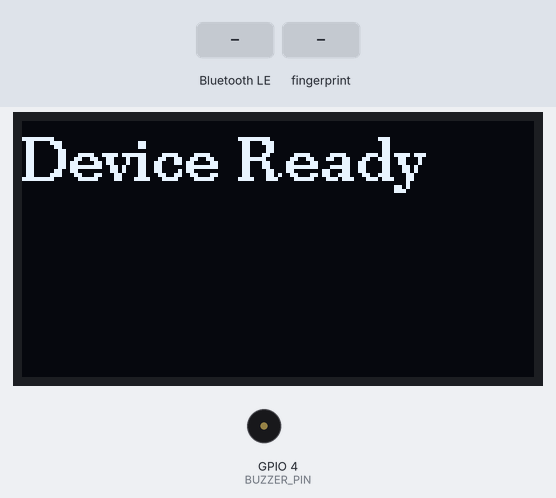
The sketch below on a simulated ESP32. On the bench: 128×64 one-colour display, buzzer (waves = sounding, pin HIGH). The inputs (shaded band) are chosen by the test bench. Nothing arrives over Bluetooth unless stated; a phone connects over Bluetooth LE 3 s after start; what the sketch prints to the serial monitor is not drawn.

Above: at 1.6 s.
5.2 s: Bluetooth LE write "check-user" received
At 8.0 s:
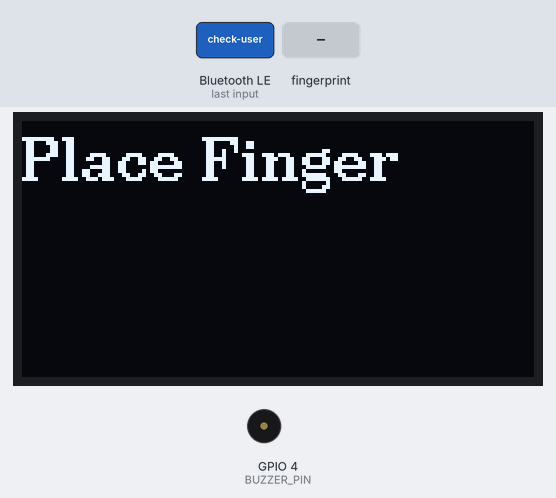
8.2 s: finger stored as number 1 placed on the sensor
At 10.5 s:
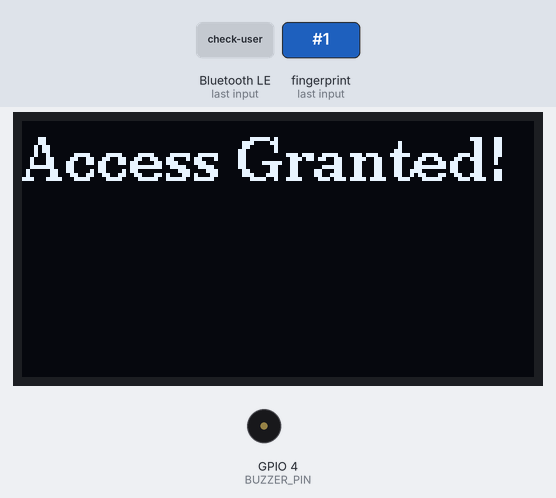
11.0 s: Bluetooth LE write "enroll-user" received
At 12.7 s:
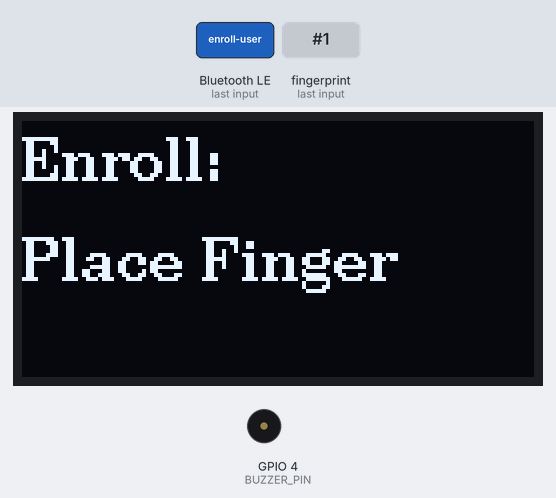
13.1 s: finger stored as number 1 placed on the sensor
At 14.7 s:
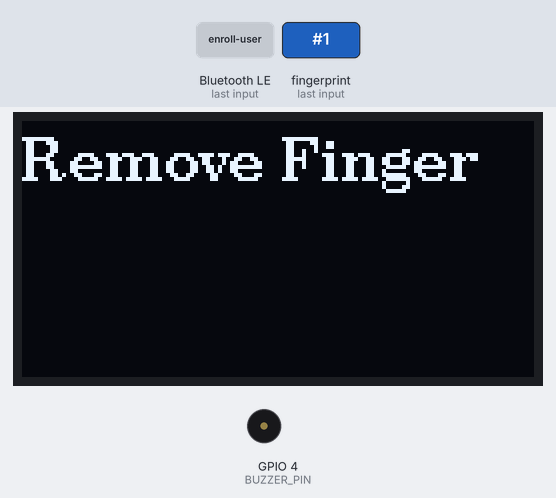
15.8 s: finger stored as number 1 placed on the sensor
At 18.5 s:
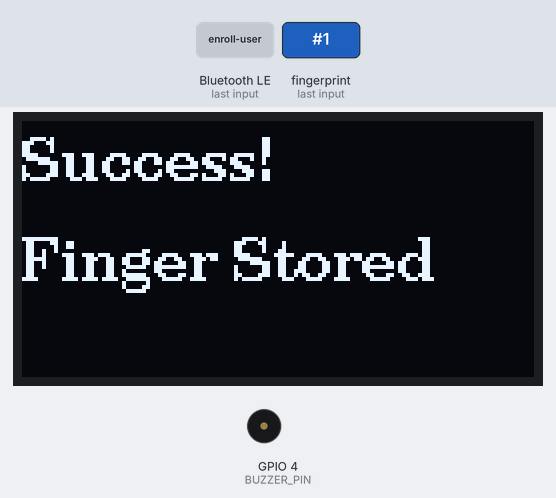
18.8 s: Bluetooth LE write "factory-reset" received
At 20.1 s:
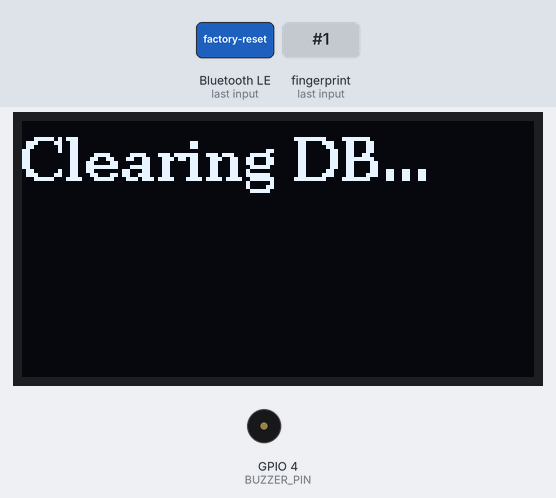
Timing chart, 0 to 21.8 s (numbered marks = the images above; inputs shaded):
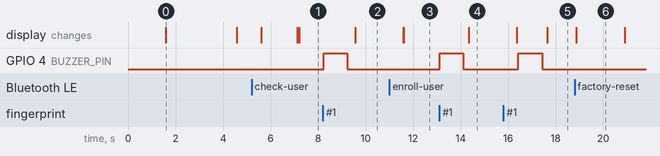

The sketch:

bluetooth-fingerscanner.ino
```cpp
// LIBRARIES for OLED ---
#include <Wire.h>
#include <U8g2lib.h>

// --- Original Libraries ---
#include <Adafruit_Fingerprint.h>
#include <BLEDevice.h>
#include <BLEServer.h>
#include <BLEUtils.h>
#include <BLE2902.h>

// --- Buzzer Pin Definition ---
#define BUZZER_PIN 4 // GPIO pin connected to the active buzzer

// --- OLED Display Initialization ---
// This constructor is for a 128x64 I2C OLED display.
// Make sure your connections are:
// GND -> GND, VCC -> 3.3V, SCL -> GPIO 22, SDA -> GPIO 21
U8G2_SSD1306_128X64_NONAME_F_HW_I2C u8g2(U8G2_R0, /* reset=*/ U8X8_PIN_NONE);


// --- Communication Protocol Definition (Enums are kept for readability) ---
enum StatusCode
{
  S_SUCCESS = 1,
  S_ERROR = 2,
  S_PROMPT = 3,
  S_FAILURE = 4,
  S_READY = 5
};
enum MessageCode
{
  M_DEVICE_READY = 1,
  M_PLACE_FINGER = 10,
  M_REMOVE_FINGER = 11,
  M_PLACE_AGAIN = 12,
  M_ACCESS_GRANTED = 20,
  M_FINGER_NOT_RECOGNIZED = 21,
  M_FINGERPRINT_STORED = 22,
  M_ENROLLING_NEW_USER = 23,
  M_ERR_UNKNOWN_COMMAND = 90,
  M_ERR_DEVICE_BUSY = 91,
  M_ERR_TIMEOUT = 92,
  M_ERR_IMAGE_PROCESS = 93,
  M_ERR_DB_FULL = 94,
  M_ERR_MISMATCH = 95,
  M_ERR_STORE_FAILED = 96,
  M_DATABASE_CLEARED = 30,
  M_ERR_DATABASE_CLEAR_FAILED = 97
};

// --- Peripherals and State (No changes) ---
#define FINGERPRINT_SERIAL Serial2
Adafruit_Fingerprint finger = Adafruit_Fingerprint(&FINGERPRINT_SERIAL);
#define SERVICE_UUID "4fafc201-1fb5-459e-8fcc-c5c9c331914b"
#define CHARACTERISTIC_UUID "beb5483e-36e1-4688-b7f5-ea07361b26a8"
BLEServer *pServer = NULL;
BLECharacteristic *pCharacteristic = NULL;
bool deviceConnected = false;
enum AppState
{
  IDLE,
  WAITING_FOR_CHECK,
  ENROLL_START,
  ENROLL_STEP_1,
  ENROLL_WAIT_FOR_REMOVE,
  ENROLL_STEP_2
};
AppState currentState = IDLE;
unsigned long operationStartTime = 0;
const long operationTimeout = 10000;
const long removeFingerDelay = 2000;
int enrollId = -1;

// --- Buzzer Helper Function ---
void triggerBeep() {
  digitalWrite(BUZZER_PIN, HIGH);
  delay(1000); // Beep for 100 milliseconds
  digitalWrite(BUZZER_PIN, LOW);
}

// --- OLED Helper Function ---
// A simple function to display one or two lines of text on the OLED
void showOledMessage(const char *line1, const char *line2 = "") {
  u8g2.clearBuffer();
  u8g2.setFont(u8g2_font_ncenB10_tr); // Set a readable font
  u8g2.drawStr(0, 15, line1);        // Draw the first line
  if (strlen(line2) > 0) {
    u8g2.drawStr(0, 40, line2);     // Draw the second line if it exists
  }
  u8g2.sendBuffer(); // Send the content to the display
}

// --- Function Prototypes ---
void sendBleNotification(const String &message);
void sendShortcodeResponse(StatusCode status, MessageCode message, int dataValue = 0);
void startEnrollment();
void handleFactoryReset();

// --- Callbacks ---
class MyServerCallbacks : public BLEServerCallbacks
{
  void onConnect(BLEServer *pServer)
  {
    deviceConnected = true;
    Serial.println("Device connected");
    showOledMessage("Connecting..."); // Update OLED
    delay(1000);
    showOledMessage("Connected!"); // Update OLED
    delay(1500);
    showOledMessage("Device Ready");
  }
  void onDisconnect(BLEServer *pServer)
  {
    deviceConnected = false;
    currentState = IDLE;
    Serial.println("Device disconnected - advertising again");
    showOledMessage("Disconnected", "Advertising..."); // Update OLED
    BLEDevice::startAdvertising();
  }
};
class MyCharacteristicCallbacks : public BLECharacteristicCallbacks
{
  void onWrite(BLECharacteristic *pCharacteristic)
  {
    String value = pCharacteristic->getValue();
    if (value.length() > 0)
    {
      Serial.print("Received command: ");
      Serial.println(value);
      if (currentState == IDLE)
      {
        if (value == "check-user")
        {
          currentState = WAITING_FOR_CHECK;
          operationStartTime = millis();
          sendShortcodeResponse(S_PROMPT, M_PLACE_FINGER);
          showOledMessage("Place Finger"); // Update OLED
        }
        else if (value == "enroll-user")
        {
          currentState = ENROLL_START;
        }
        else if (value == "factory-reset")
        {
          handleFactoryReset();
        }
        else
        {
          sendShortcodeResponse(S_ERROR, M_ERR_UNKNOWN_COMMAND);
        }
      }
      else
      {
        sendShortcodeResponse(S_ERROR, M_ERR_DEVICE_BUSY);
      }
    }
  }
};

// --- setup() and loop() (Updated to use new function) ---
void setup()
{
  Serial.begin(115200);

  // --- BUZZER INITIALIZATION ---
  pinMode(BUZZER_PIN, OUTPUT);
  digitalWrite(BUZZER_PIN, LOW); // Make sure buzzer is off initially

  // --- OLED INITIALIZATION ---
  u8g2.begin();
  showOledMessage("Booting..."); // <-- SHOW STARTUP MESSAGE
  delay(1500); // Optional: wait a moment so the message can be read

  Serial.println("Starting...");
  FINGERPRINT_SERIAL.begin(57600, SERIAL_8N1, 16, 17);
  if (!finger.verifyPassword())
  {
    showOledMessage("Fingerprint", "Sensor Error!"); // Show error on display
    while (1)
      delay(1);
  }
  finger.getTemplateCount();
  BLEDevice::init("SC_Finger_Reader");
  pServer = BLEDevice::createServer();
  pServer->setCallbacks(new MyServerCallbacks());
  BLEService *pService = pServer->createService(SERVICE_UUID);
  pCharacteristic = pService->createCharacteristic(CHARACTERISTIC_UUID, BLECharacteristic::PROPERTY_READ | BLECharacteristic::PROPERTY_WRITE | BLECharacteristic::PROPERTY_NOTIFY);
  pCharacteristic->setCallbacks(new MyCharacteristicCallbacks());
  pCharacteristic->addDescriptor(new BLE2902());
  pService->start();
  BLEAdvertising *pAdvertising = BLEDevice::getAdvertising();
  pAdvertising->addServiceUUID(SERVICE_UUID);
  pAdvertising->setScanResponse(true);
  BLEDevice::startAdvertising();
  sendShortcodeResponse(S_READY, M_DEVICE_READY);

  showOledMessage("Device Ready"); // <-- SHOW READY MESSAGE
}
void loop()
{
  if (!deviceConnected)
  {
    // If not connected, we just wait. The onConnect callback will handle the screen update.
    delay(500);
    return;
  }
  switch (currentState)
  {
  case IDLE:
    break;
  case WAITING_FOR_CHECK:
    handleCheckFinger();
    break;
  case ENROLL_START:
    startEnrollment();
    break;
  case ENROLL_STEP_1:
  case ENROLL_STEP_2:
    handleEnrollment();
    break;
  case ENROLL_WAIT_FOR_REMOVE:
    if (millis() - operationStartTime >= removeFingerDelay)
    {
      sendShortcodeResponse(S_PROMPT, M_PLACE_AGAIN);
      showOledMessage("Place Again"); // Update OLED
      currentState = ENROLL_STEP_2;
      operationStartTime = millis();
    }
    break;
  }
  if (currentState != IDLE && currentState != ENROLL_WAIT_FOR_REMOVE && (millis() - operationStartTime > operationTimeout))
  {
    sendShortcodeResponse(S_ERROR, M_ERR_TIMEOUT);
    showOledMessage("Timeout!", "Please retry."); // Update OLED
    currentState = IDLE;
    delay(2000);
    showOledMessage("Device Ready");
  }
}

// --- Helper Functions ---
void sendBleNotification(const String &message)
{
  if (deviceConnected)
  {
    pCharacteristic->setValue(message.c_str());
    pCharacteristic->notify();
    Serial.print("Sent Shortcode: ");
    Serial.println(message);
  }
}

void sendShortcodeResponse(StatusCode status, MessageCode message, int dataValue)
{
  char buffer[8];
  sprintf(buffer, "%02d%02d%03d", (int)status, (int)message, dataValue);
  sendBleNotification(String(buffer));
}

void handleCheckFinger()
{
  if (finger.getImage() != FINGERPRINT_OK)
    return;

  // --- TRIGGER BEEP ON SCAN ---
  triggerBeep();

  if (finger.image2Tz() != FINGERPRINT_OK)
  {
    sendShortcodeResponse(S_ERROR, M_ERR_IMAGE_PROCESS);
    showOledMessage("Error", "Try again");
    currentState = IDLE;
    delay(2000);
    showOledMessage("Device Ready");
    return;
  }
  if (finger.fingerSearch() == FINGERPRINT_OK)
  {
    sendShortcodeResponse(S_SUCCESS, M_ACCESS_GRANTED, finger.fingerID);
    showOledMessage("Access Granted!");
  }
  else
  {
    sendShortcodeResponse(S_FAILURE, M_FINGER_NOT_RECOGNIZED);
    showOledMessage("Access Denied");
  }
  currentState = IDLE;
  delay(2000); // Wait so user can see the message
  showOledMessage("Device Ready");
}

void startEnrollment()
{
  finger.getTemplateCount();
  if (finger.templateCount >= finger.capacity)
  {
    sendShortcodeResponse(S_ERROR, M_ERR_DB_FULL);
    showOledMessage("Database Full");
    currentState = IDLE;
    delay(2000);
    showOledMessage("Device Ready");
    return;
  }
  enrollId = finger.templateCount + 1;
  sendShortcodeResponse(S_PROMPT, M_ENROLLING_NEW_USER, enrollId);
  showOledMessage("Enroll:", "Place Finger"); // Update OLED
  currentState = ENROLL_STEP_1;
  operationStartTime = millis();
}

void handleEnrollment()
{
  if (finger.getImage() != FINGERPRINT_OK)
    return;

  // --- TRIGGER BEEP ON SCAN ---
  triggerBeep();

  if (finger.image2Tz(currentState == ENROLL_STEP_1 ? 1 : 2) != FINGERPRINT_OK)
  {
    sendShortcodeResponse(S_ERROR, M_ERR_IMAGE_PROCESS);
    showOledMessage("Error", "Try Again");
    currentState = IDLE;
    delay(2000);
    showOledMessage("Device Ready");
    return;
  }
  if (currentState == ENROLL_STEP_1)
  {
    sendShortcodeResponse(S_PROMPT, M_REMOVE_FINGER);
    showOledMessage("Remove Finger");
    currentState = ENROLL_WAIT_FOR_REMOVE;
    operationStartTime = millis();
  }
  else
  {
    if (finger.createModel() != FINGERPRINT_OK)
    {
      sendShortcodeResponse(S_ERROR, M_ERR_MISMATCH);
      showOledMessage("Prints Don't", "Match. Retry.");
      currentState = IDLE;
    }
    else if (finger.storeModel(enrollId) == FINGERPRINT_OK)
    {
      sendShortcodeResponse(S_SUCCESS, M_FINGERPRINT_STORED, enrollId);
      showOledMessage("Success!", "Finger Stored");
    }
    else
    {
      sendShortcodeResponse(S_ERROR, M_ERR_STORE_FAILED);
      showOledMessage("Error", "Storing Failed");
    }
    currentState = IDLE;
    delay(2000);
    showOledMessage("Device Ready");
  }
}

void handleFactoryReset()
{
  Serial.println("Attempting to clear fingerprint database...");
  showOledMessage("Clearing DB...");
  uint8_t result = finger.emptyDatabase();
  if (result == FINGERPRINT_OK)
  {
    sendShortcodeResponse(S_SUCCESS, M_DATABASE_CLEARED);
    showOledMessage("Database Cleared");
    Serial.println("Database cleared successfully.");
  }
  else
  {
    sendShortcodeResponse(S_ERROR, M_ERR_DATABASE_CLEAR_FAILED);
    showOledMessage("Clear Failed!");
    Serial.println("Failed to clear database.");
  }
  delay(2000);
  showOledMessage("Device Ready");
}
```

Measured:
- after the input at 5.2 s, the display: first differs from a run without the input after 2.0 s (image 1)
- after the input at 8.2 s, GPIO 4 (BUZZER_PIN): LOW → HIGH at once, → LOW 1.0 s later; the display: changes after 1.4 s (image 2)
- after the input at 11.0 s, the display: first differs from a run without the input after 0.61 s (image 3)
- after the input at 13.1 s, GPIO 4 (BUZZER_PIN): LOW → HIGH at once, → LOW 1.0 s later; the display: changes after 1.2 s (image 4)
- after the input at 15.8 s, GPIO 4 (BUZZER_PIN): LOW → HIGH after 0.63 s, → LOW 1.0 s later; the display: first differs from a run without the input after 1.9 s (image 5)
- after the input at 18.8 s, the display: changes after 0.06 s (image 6)
- what the display in image 0 shows lasts 3.0 s, from 1.6 s to 4.6 s
